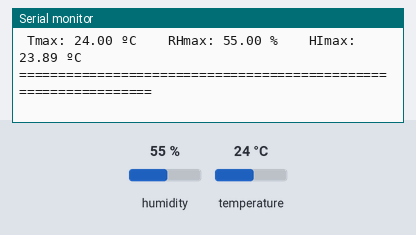
Bench run of a sketch on a simulated Arduino Uno, built with avr-gcc and run on an emulated ATmega328P. Shown: the last lines printed to the serial monitor. Inputs (shaded band) come from the test bench; at power-on: humidity 55 %, temperature 24 °C.

Above: at 11.1 s.
11.2 s: humidity set to 22 %
At 20.86 s:
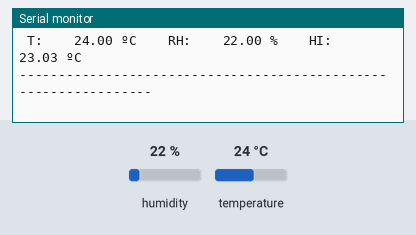
21.5 s: temperature set to 12 °C
At 31.17 s:
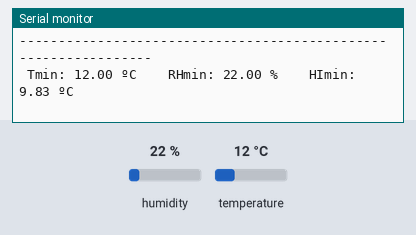
31.8 s: humidity set to 40 %
At 41.54 s:
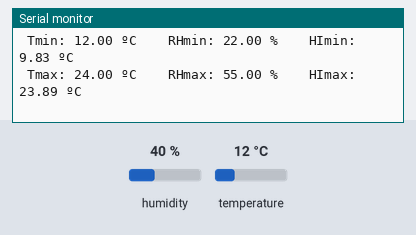
Timing chart, 0 to 43.0 s (numbered marks = the images above; inputs shaded):
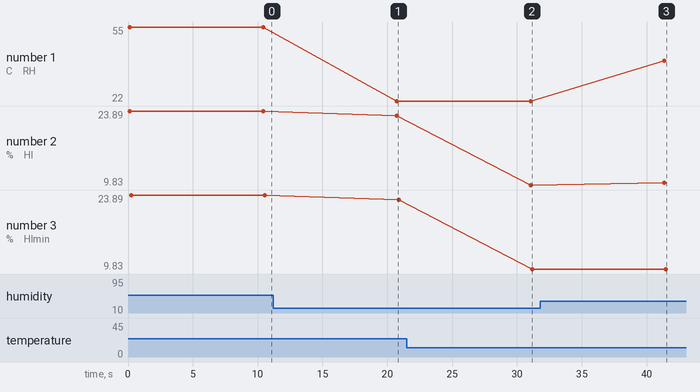

Measured:
- after the input at 11.2 s, the serial monitor: prints a new line after 9.5 s (image 1)
- after the input at 21.5 s, the serial monitor: prints a new line after 9.5 s (image 2)
- after the input at 31.8 s, the serial monitor: prints a new line after 9.6 s (image 3)
- plotted number 1: 55 → 22 after the input at 11.2 s, 22 → 40 after the input at 31.8 s
- plotted number 2: 23.89 → 23.03 after the input at 11.2 s, 23.03 → 9.83 after the input at 21.5 s, 9.83 → 10.3 after the input at 31.8 s
- plotted number 3: 23.89 → 23.03 after the input at 11.2 s, 23.03 → 9.83 after the input at 21.5 s

The sketch:

Arduino_DHT22_MinMax.ino
```cpp
#include <DHT.h>

// Conexiones:
// Pin 1 del sensor (a la izquierda) a +5V de la placa
// Pin 2 del sensor a la entrada de datos digital que se quiera utilizar
// Pin 3 del sesnor, libre
// Pin 4 del sensor (a la derecha) a GND (tierra)
// Conectar una resistencia 10K desde pin datos a alimentación (vcc) del sensor (si no está incluida en encapsulado)

#define DHTPIN 2        // Pin donde conectamos la salida datos del sensor, pin 2 en este caso
#define DHTTYPE DHT22   // Tipo de sensor DHT22 (AM2303)

// Declaramos el sensor
DHT dht( DHTPIN , DHTTYPE );

// Declaramos las variables para almacenar los máximos y mínimos
volatile float hMax = -1.0;
volatile float hMin = 999.9;
volatile float tMax = -1.0;
volatile float tMin = 999.9;
volatile float hicMax = -1.0;
volatile float hicMin = 999.9;

void setup() {
  // Configuración inicial

  Serial.begin( 9600 );
  Serial.println( "Test de uso del sensor DHT22" );
  Serial.println( "Midiendo temperatura y humedad" );

  // Iniciamos el sensor
  dht.begin();
}

void loop() {

  // Obtenemos las medidas
  float h = dht.readHumidity();           // Lectura de humedad en porcentaje
  float t = dht.readTemperature();        // Lectura de temperatura en Celsius
  float f = dht.readTemperature( true );  // Lectura de temperatura en Fahrenheit

  // Comprobamos si falló alguna medición, en cuyo caso vuelve a intentarlo
  if( isnan(h) || isnan(t) || isnan(f) ){

    Serial.println( "Se produjo un fallo en la lectura del sensor DHT!" );

  } else {

    // Calculamos el índice de calor (se le envía la temperatura en Fahrenheit)
    float hif = dht.computeHeatIndex( f , h );
    float hic = (hif - 32) / 1.8;

    // Comprobamos los rangos de humedad
    if( h > hMax ){
      hMax = h;
    }

    if( h < hMin ){
      hMin = h;
    }

    // Comprobamos los rangos de temperatura en Celsius
    if( t > tMax ){
      tMax = t;
    }

    if( t < tMin ){
      tMin = t;
    }

    // Comprobamos los rangos de índice de calor
    if( hic > hicMax ){
      hicMax = hic;
    }

    if( hic < hicMin ){
      hicMin = hic;
    }

    // Mostramos por puerto serie la información
    Serial.println( "================================================================" );

    Serial.print( " T:    " );
    Serial.print( t );
    Serial.print( " ºC\t\t" );

    Serial.print( "RH:    " );
    Serial.print( h );
    Serial.print( " %\t\t" );

    Serial.print( "HI:    " );
    Serial.print( hic );
    Serial.print( " ºC\n" );

    Serial.println( "----------------------------------------------------------------" );

    Serial.print( " Tmin: " );
    Serial.print( tMin );
    Serial.print( " ºC\t\t" );

    Serial.print( "RHmin: " );
    Serial.print( hMin );
    Serial.print( " %\t\t" );

    Serial.print( "HImin: " );
    Serial.print( hicMin );
    Serial.print( " ºC\n" );

    Serial.print( " Tmax: " );
    Serial.print( tMax );
    Serial.print( " ºC\t\t" );

    Serial.print( "RHmax: " );
    Serial.print( hMax );
    Serial.print( " %\t\t" );

    Serial.print( "HImax: " );
    Serial.print( hicMax );
    Serial.print( " ºC\n" );

    Serial.println( "================================================================" );
    Serial.print( "\n\n" );

    // Esperamos 10 segundos hasta la siguiente medición
    // El sensor DHT22 puede realizar mediciones cada 2 segundos
    delay(10000);

  }

}
```
